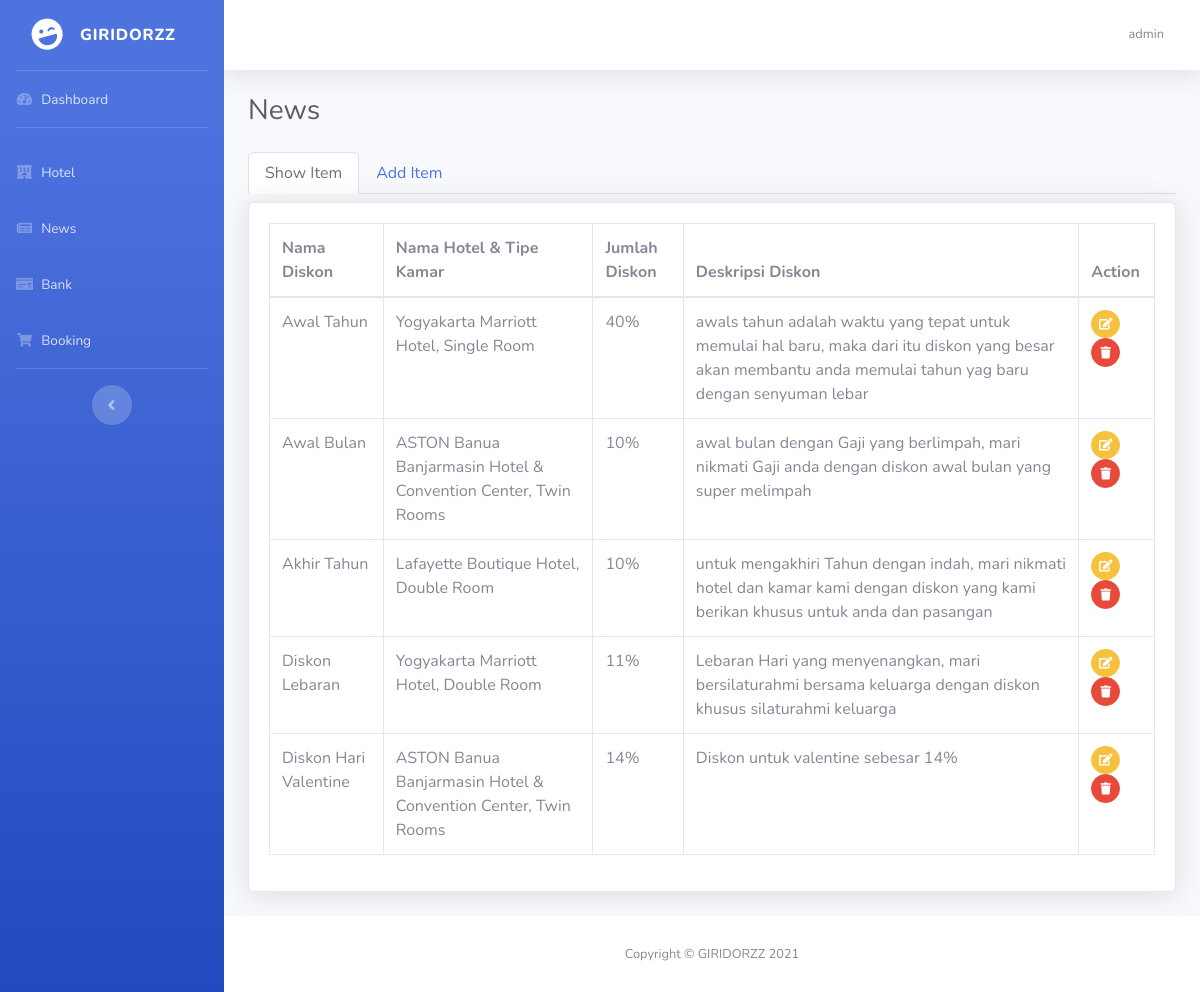
The page /admin/hotel/news/news.php on the database its author committed.
### tables this page shows
CREATE TABLE `sb_user` (
  `username` varchar(100) NOT NULL,
  `email` varchar(100) NOT NULL,
  `password` varchar(100) NOT NULL
);

CREATE TABLE `diskon` (
  `idDiskon` int(11) NOT NULL,
  `namaDiskon` varchar(255) NOT NULL,
  `idKamar` int(11) NOT NULL,
  `jmlhDiskon` int(100) NOT NULL,
  `deskripsiDiskon` varchar(255) NOT NULL
);

CREATE TABLE `hotel` (
  `idHotel` int(11) NOT NULL,
  `namaHotel` varchar(255) NOT NULL,
  `kotaHotel` varchar(255) NOT NULL,
  `deskripsiHotel` text NOT NULL,
  `ratingHotel` varchar(30) NOT NULL
);

CREATE TABLE `kamar` (
  `idKamar` int(11) NOT NULL,
  `hotelId` int(11) DEFAULT NULL,
  `tipeKamar` varchar(255) NOT NULL,
  `deskripsiKamar` text NOT NULL,
  `hargaKamar` int(11) NOT NULL,
  `jumlahKamar` int(11) NOT NULL
);

### admin/hotel/news/header.php (shortened to what this page needs)
<?php
require '../../db_conn.php';
$admin = $conn->query("SELECT username from sb_user");
while ($username = mysqli_fetch_array($admin)) {
  $result =  $username["username"];
}
?>
<!DOCTYPE html>
<html lang="en">
<head>
  <link href="../../vendor/fontawesome-free/css/all.min.css" rel="stylesheet" type="text/css">
  <link href="../../css/sb-admin-2.min.css" rel="stylesheet">
</head>
<body id="page-top">
  <div id="wrapper">
    <ul class="navbar-nav bg-gradient-primary sidebar sidebar-dark accordion" id="accordionSidebar">
      <a class="sidebar-brand d-flex align-items-center justify-content-center" href="#">
        <div class="sidebar-brand-icon rotate-n-15">
          <i class="fas fa-laugh-wink"></i>
        </div>
        <div class="sidebar-brand-text mx-3">GIRIDORZZ</div>
      </a>
      <hr class="sidebar-divider my-0">
      <li class="nav-item">
        <a class="nav-link" href="index.html">
          <i class="fas fa-fw fa-tachometer-alt"></i>
          <span>Dashboard</span></a>
      </li>
      <hr class="sidebar-divider">
      <li class="nav-item">
        <a class="nav-link collapsed" href="../hotel.php">
          <i class=" fas fa-fw fa-hotel"></i>
          <span>Hotel</span>
        </a>
      </li>
      <li class="nav-item">
        <a class="nav-link collapsed" href="news.php">
          <i class=" fas fa-fw fa-newspaper"></i>
          <span>News</span>
        </a>
      </li>
      <li class="nav-item">
        <a class="nav-link collapsed" href="../bank/bank.php">
          <i class=" fas fa-fw fa-money-check"></i>
          <span>Bank</span>
        </a>
      </li>
      <li class="nav-item">
        <a class="nav-link collapsed" href="../booking/booking.php">
          <i class=" fas fa-fw fa-shopping-cart"></i>
          <span>Booking</span>
        </a>
      </li>
      <hr class="sidebar-divider d-none d-md-block">
      <div class="text-center d-none d-md-inline">
        <button class="rounded-circle border-0" id="sidebarToggle"></button>
      </div>
    </ul>
    <div id="content-wrapper" class="d-flex flex-column">
      <div id="content">
        <nav class="navbar navbar-expand navbar-light bg-white topbar mb-4 static-top shadow">
          <ul class="navbar-nav ml-auto">
            <li class="nav-item dropdown no-arrow">
              <a class="nav-link dropdown-toggle" href="#" id="userDropdown" role="button" data-toggle="dropdown" aria-haspopup="true" aria-expanded="false">
                <span class="mr-2 d-none d-lg-inline text-gray-600 small"><?= $result ?></span>
              </a>
            </li>
          </ul>
        </nav>

### admin/hotel/news/tables_diskon.php
<?php
require '../../db_conn.php';
$result = mysqli_query($conn, "SELECT diskon.*,kamar.tipeKamar FROM diskon INNER JOIN kamar ON kamar.idKamar = diskon.idKamar") or die(mysqli_error($conn));
while ($data = mysqli_fetch_array($result)) {
  $rows[] = $data;
}
?>
<div class="tab-pane fade show active" id="show-item" role="tabpanel" aria-labelledby="home-tab">
  <div class="card shadow mb-4 mt-2">
    <div class="card-body">
      <div class="table-responsive">
        <table class="table table-bordered" id="dataTable" width="100%" cellspacing="0">
          <thead>
            <tr>
              <th>Nama Diskon</th>
              <th>Nama Hotel & Tipe Kamar </th>
              <th>Jumlah Diskon</th>
              <th>Deskripsi Diskon</th>
              <th>Action</th>
            </tr>
          </thead>
          <tbody>
            <?php
            if (!empty($rows)) {
              foreach ($rows as $row) : $idKamar = $row['idKamar'];
                $idDiskon = $row['idDiskon']; ?>
                <tr>
                  <td><?= $row['namaDiskon'] ?></td>
                  <?php
                  $namaHotel = mysqli_query($conn, "SELECT hotel.namaHotel FROM hotel INNER JOIN kamar ON kamar.hotelId = hotel.idHotel AND kamar.idKamar = '$idKamar'") or die(mysqli_error($conn));
                  while ($nama = mysqli_fetch_array($namaHotel)) { ?>
                    <td><?= $nama['namaHotel'], ", ", $row['tipeKamar'] ?> </td>
                  <?php }; ?>
                  <td><?= $row['jmlhDiskon'], "%" ?></td>
                  <td><?= $row['deskripsiDiskon'] ?></td>
                  <td>
                    <a href="show_edit_diskon.php?id=<?= $idDiskon ?>" class="btn btn-warning btn-circle btn-sm "><i class="fas fa-edit"></i>
                      <a href="process.php?delete=<?= $idDiskon ?>" class="btn btn-danger btn-circle btn-sm"><i class="fas fa-trash"></i>
                      </a>
                  </td>
                </tr>
            <?php endforeach;
            } ?>
          </tbody>
        </table>
      </div>
    </div>
  </div>
</div>

### rows shown on the page
sb_user: username "admin"
diskon: namaDiskon "Awal Tahun", jmlhDiskon "40", deskripsiDiskon "awals tahun adalah waktu yang tepat untuk memulai hal baru, maka dari itu diskon yang besar akan membantu anda memulai tahun yag baru dengan senyuman lebar"
hotel: namaHotel "Yogyakarta Marriott Hotel"
kamar: tipeKamar "Single Room"
diskon: namaDiskon "Awal Bulan", jmlhDiskon "10", deskripsiDiskon "awal bulan dengan Gaji yang berlimpah, mari nikmati Gaji anda dengan diskon awal bulan yang super melimpah"
hotel: namaHotel "ASTON Banua Banjarmasin Hotel & Convention Center"
kamar: tipeKamar "Twin Rooms"
diskon: namaDiskon "Akhir Tahun", jmlhDiskon "10", deskripsiDiskon "untuk mengakhiri Tahun dengan indah, mari nikmati hotel dan kamar kami dengan diskon yang kami berikan khusus untuk anda dan pasangan"
hotel: namaHotel "Lafayette Boutique Hotel"
kamar: tipeKamar "Double Room"
diskon: namaDiskon "Diskon Lebaran", jmlhDiskon "11", deskripsiDiskon "Lebaran Hari yang menyenangkan, mari bersilaturahmi bersama keluarga dengan diskon khusus silaturahmi keluarga"
kamar: tipeKamar "Double Room"
diskon: namaDiskon "Diskon Hari Valentine", jmlhDiskon "14", deskripsiDiskon "Diskon untuk valentine sebesar 14%"
